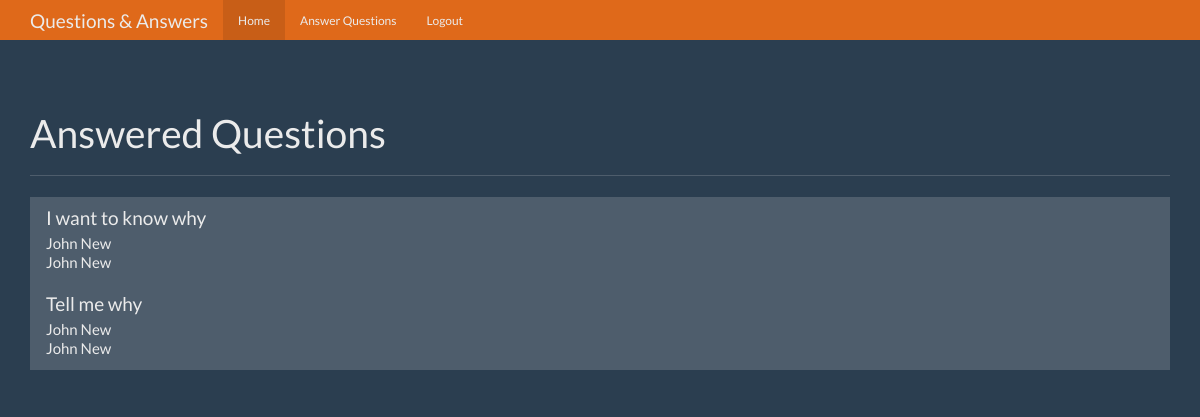
The page / (signed in) on the database its author committed.
### tables this page shows
CREATE TABLE questions (
    id integer primary key,
    question_text text not null,
    answer_text text,
    asked_by_id integer not null,
    expert_id integer not null
);

CREATE TABLE users (
    id integer primary key,
    name text not null,
    password text not null,
    expert boolean not null,
    admin boolean not null 
);

### app.py (the view)
@app.route('/')
def index():
    user = get_current_user()
    db = get_db()
    questions_cur = db.execute('select questions.id as question_id, questions.question_text, askers.name as asker_name, experts.name as expert_name from questions join users as askers on askers.id = questions.asked_by_id join users as experts on experts.id = questions.expert_id where questions.answer_text is not null')
    questions_result = questions_cur.fetchall()
    return render_template('home.html', user=user, questions=questions_result)

### app.py (called while the page is built)
def get_current_user():
    user_result = None
    if 'user' in session:
        user = session['user']
        db = get_db()
        user_cur = db.execute('select id, name, password, expert, admin from users where name = ?', [user])
        user_result = user_cur.fetchone()
    return user_result

### database.py (called while the page is built)
def connect_db():
    sql = sqlite3.connect('C:/Users/broersma/Documents/questions_app/questions.db')
    sql.row_factory = sqlite3.Row
    return sql

def get_db():
    if not hasattr(g, 'sqlite_db'):
        g.sqlite_db = connect_db()
    return g.sqlite_db

### templates/home.html
{% extends 'base.html' %}
{% block body %}
    <div class="container theme-showcase" role="main">
      <div class="page-header">
        <h1>Answered Questions</h1>
      </div>
      <div class="row">
        <div class="col-lg-12">
          <div class="list-group">
            {% for question in questions %}
            <a href="{{ url_for('question', question_id=question['question_id'])}}" class="list-group-item">
              <h4 class="list-group-item-heading">{{ question['question_text']}}</h4>
              <p class="list-group-item-text">{{ question["asker_name"] }}</p>
              <p class="list-group-item-text">{{ question['expert_name'] }}</p>
            </a>
            {% endfor %}
          </div>
        </div>
      </div>
    </div>
{% endblock %}

### static/theme.css (style rules this page uses)
body { padding-top: 70px; padding-bottom: 30px; }

### rows shown on the page
questions: question_text "I want to know why", asker_name "John New", expert_name "John New"
questions: question_text "Tell me why", asker_name "John New", expert_name "John New"
